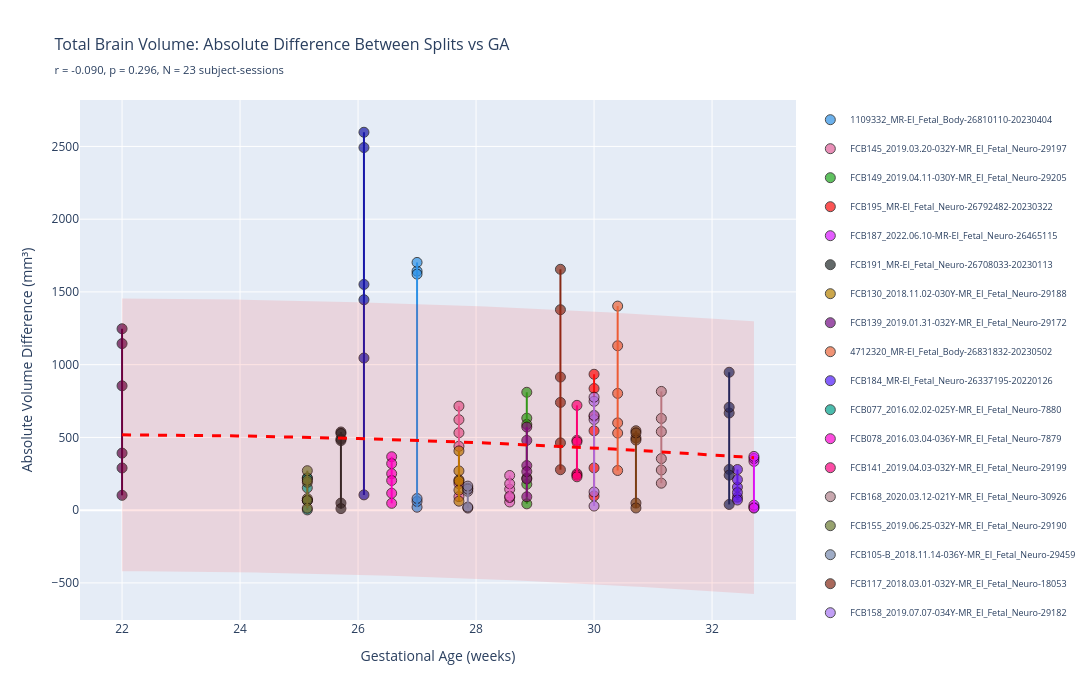

Source (notebook cell):
### Code cell
# === Interactive Plot: Volume Difference vs GA with Polynomial Fits ===

import plotly.graph_objects as go
import plotly.express as px
from itertools import combinations

def plot_volume_diff_vs_ga_interactive(subjects_df, quality_df, tissue='total'):
    """
    Interactive plot showing absolute volume difference between splits vs GA.
    Each subject-session gets polynomial regression lines for their split-pair differences.
    
    Parameters:
    -----------
    subjects_df : pd.DataFrame
    quality_df : pd.DataFrame
    tissue : str
        'total', 'sp', 'cp', or 'inner'
    """
    # Prepare data
    subjects_df = subjects_df.copy()
    subjects_df['subject_id'] = subjects_df['subject_id'].astype(str)
    subjects_df['session_id'] = subjects_df['session_id'].astype(str)
    subjects_df['unique_id'] = subjects_df['subject_id'] + '_' + subjects_df['session_id']
    
    quality_df = quality_df.copy()
    quality_df['subject_id'] = quality_df['subject_id'].astype(str)
    quality_df['session_id'] = quality_df['session_id'].astype(str)
    quality_df['unique_id'] = quality_df['subject_id'] + '_' + quality_df['session_id']
    
    # Compute total native volume
    quality_df['total_native_vol'] = (
        quality_df['native_vol_sp'] + 
        quality_df['native_vol_cp'] + 
        quality_df['native_vol_inner']
    )
    
    # Select volume column based on tissue
    vol_col = {
        'total': 'total_native_vol',
        'sp': 'native_vol_sp',
        'cp': 'native_vol_cp',
        'inner': 'native_vol_inner'
    }[tissue]
    
    tissue_name = {
        'total': 'Total Brain',
        'sp': 'Subplate',
        'cp': 'Cortical Plate',
        'inner': 'Inner'
    }[tissue]
    
    # Merge GA
    quality_merged = quality_df.merge(
        subjects_df[['subject_id', 'session_id', 'unique_id']],
        on=['subject_id', 'session_id', 'unique_id'],
        how='left'
    )
    
    # Compute pairwise absolute differences for each subject-session
    split_pairs = list(combinations(['S1', 'S2', 'S3', 'S4'], 2))
    
    diff_records = []
    for unique_id in quality_merged['unique_id'].unique():
        subj_data = quality_merged[quality_merged['unique_id'] == unique_id]
        ga = subj_data['GA'].iloc[0]
        
        if pd.isna(ga):
            continue
        
        for split1, split2 in split_pairs:
            vol1_row = subj_data[subj_data['split'] == split1]
            vol2_row = subj_data[subj_data['split'] == split2]
            
            if len(vol1_row) == 0 or len(vol2_row) == 0:
                continue
                
            vol1 = vol1_row[vol_col].values[0]
            vol2 = vol2_row[vol_col].values[0]
            
            if pd.isna(vol1) or pd.isna(vol2):
                continue
            
            abs_diff = abs(vol1 - vol2)
            mean_vol = (vol1 + vol2) / 2
            rel_diff = abs_diff / mean_vol * 100 if mean_vol > 0 else 0
            
            diff_records.append({
                'unique_id': unique_id,
                'subject_id': subj_data['subject_id'].iloc[0],
                'session_id': subj_data['session_id'].iloc[0],
                'GA': ga,
                'split_pair': f'{split1}-{split2}',
                'abs_diff': abs_diff,
                'rel_diff': rel_diff,
                'mean_vol': mean_vol
            })
    
    diff_df = pd.DataFrame(diff_records)
    
    # Create interactive plot
    fig = go.Figure()
    
    # Color palette for subjects
    unique_subjects = diff_df['unique_id'].unique()
    colors = px.colors.qualitative.Dark24 + px.colors.qualitative.Light24
    color_map = {subj: colors[i % len(colors)] for i, subj in enumerate(unique_subjects)}
    
    # Plot each subject's data points
    for unique_id in unique_subjects:
        subj_data = diff_df[diff_df['unique_id'] == unique_id]
        color = color_map[unique_id]
        
        # Add scatter points for all split pairs
        fig.add_trace(go.Scatter(
            x=subj_data['GA'],
            y=subj_data['abs_diff'],
            mode='markers',
            marker=dict(size=10, color=color, opacity=0.7, line=dict(width=1, color='black')),
            name=unique_id,
            text=[f"Subject: {row['unique_id']}<br>Split Pair: {row['split_pair']}<br>Abs Diff: {row['abs_diff']:.1f} mm³<br>Rel Diff: {row['rel_diff']:.1f}%" 
                  for _, row in subj_data.iterrows()],
            hoverinfo='text',
            legendgroup=unique_id,
            showlegend=True
        ))
        
        # Connect points for same subject with a vertical line (showing spread)
        ga_val = subj_data['GA'].iloc[0]
        min_diff = subj_data['abs_diff'].min()
        max_diff = subj_data['abs_diff'].max()
        
        fig.add_trace(go.Scatter(
            x=[ga_val, ga_val],
            y=[min_diff, max_diff],
            mode='lines',
            line=dict(color=color, width=2, dash='solid'),
            legendgroup=unique_id,
            showlegend=False,
            hoverinfo='skip'
        ))
    
    # Fit polynomial regression across ALL data points
    # This shows the overall trend of how volume differences scale with GA
    all_ga = diff_df['GA'].values
    all_diff = diff_df['abs_diff'].values
    
    # Fit 2nd degree polynomial
    z = np.polyfit(all_ga, all_diff, 2)
    p = np.poly1d(z)
    
    ga_range = np.linspace(all_ga.min(), all_ga.max(), 100)
    
    fig.add_trace(go.Scatter(
        x=ga_range,
        y=p(ga_range),
        mode='lines',
        line=dict(color='red', width=3, dash='dash'),
        name=f'Polynomial Fit (degree=2)',
        hoverinfo='skip'
    ))
    
    # Add confidence bands (using residuals)
    residuals = all_diff - p(all_ga)
    std_resid = np.std(residuals)
    
    fig.add_trace(go.Scatter(
        x=np.concatenate([ga_range, ga_range[::-1]]),
        y=np.concatenate([p(ga_range) + 2*std_resid, (p(ga_range) - 2*std_resid)[::-1]]),
        fill='toself',
        fillcolor='rgba(255, 0, 0, 0.1)',
        line=dict(color='rgba(255,0,0,0)'),
        name='95% CI',
        hoverinfo='skip'
    ))
    
    # Calculate correlation
    r, p_val = stats.pearsonr(all_ga, all_diff)
    
    fig.update_layout(
        title=dict(
            text=f'{tissue_name} Volume: Absolute Difference Between Splits vs GA<br>' +
                 f'<sub>r = {r:.3f}, p = {p_val:.3f}, N = {len(unique_subjects)} subject-sessions</sub>',
            font=dict(size=16)
        ),
        xaxis_title='Gestational Age (weeks)',
        yaxis_title='Absolute Volume Difference (mm³)',
        hovermode='closest',
        legend=dict(
            yanchor="top",
            y=0.99,
            xanchor="left",
            x=1.02,
            font=dict(size=9)
        ),
        width=1100,
        height=700
    )
    
    return fig

# Run both versions
subjects_df = pd.read_csv("../data/subject.csv")
quality_df = pd.read_csv("../data/image_quality_metrics.csv")

# Interactive version
fig_interactive = plot_volume_diff_vs_ga_interactive(subjects_df, quality_df, tissue='total')
fig_interactive.show()

### Figure 1 — Plotly figure (JSON) as saved in the notebook; plotly's stock layout.template omitted (floating-point values rounded to 4 significant figures; data arrays with more than 128 entries replaced by an {"elided": "..."} marker saying what was removed)
{"data": [{"hoverinfo": "text", "legendgroup": "1109332_MR-EI_Fetal_Body-26810110-20230404", "marker": {"color": "#2E91E5", "line": {"color": "black", "width": 1}, "opacity": 0.7, "size": 10}, "mode": "markers", "name": "1109332_MR-EI_Fetal_Body-26810110-20230404", "showlegend": true, "text": ["Subject: 1109332_MR-EI_Fetal_Body-26810110-20230404<br>Split Pair: S1-S2<br>Abs Diff: 1642.8 mm³<br>Rel Diff: 1.5%", "Subject: 1109332_MR-EI_Fetal_Body-26810110-20230404<br>Split Pair: S1-S3<br>Abs Diff: 1622.5 mm³<br>Rel Diff: 1.5%", "Subject: 1109332_MR-EI_Fetal_Body-26810110-20230404<br>Split Pair: S1-S4<br>Abs Diff: 1702.8 mm³<br>Rel Diff: 1.5%", "Subject: 1109332_MR-EI_Fetal_Body-26810110-20230404<br>Split Pair: S2-S3<br>Abs Diff: 20.3 mm³<br>Rel Diff: 0.0%", "Subject: 1109332_MR-EI_Fetal_Body-26810110-20230404<br>Split Pair: S2-S4<br>Abs Diff: 59.9 mm³<br>Rel Diff: 0.1%", "Subject: 1109332_MR-EI_Fetal_Body-26810110-20230404<br>Split Pair: S3-S4<br>Abs Diff: 80.3 mm³<br>Rel Diff: 0.1%"], "type": "scatter", "x": [27.0, 27.0, 27.0, 27.0, 27.0, 27.0], "y": [1643.0, 1623.0, 1703.0, 20.32, 59.94, 80.25]}, {"hoverinfo": "skip", "legendgroup": "1109332_MR-EI_Fetal_Body-26810110-20230404", "line": {"color": "#2E91E5", "dash": "solid", "width": 2}, "mode": "lines", "showlegend": false, "type": "scatter", "x": [27, 27], "y": [20.32, 1703.0]}, {"hoverinfo": "text", "legendgroup": "FCB145_2019.03.20-032Y-MR_EI_Fetal_Neuro-29197", "marker": {"color": "#E15F99", "line": {"color": "black", "width": 1}, "opacity": 0.7, "size": 10}, "mode": "markers", "name": "FCB145_2019.03.20-032Y-MR_EI_Fetal_Neuro-29197", "showlegend": true, "text": ["Subject: FCB145_2019.03.20-032Y-MR_EI_Fetal_Neuro-29197<br>Split Pair: S1-S2<br>Abs Diff: 532.2 mm³<br>Rel Diff: 0.4%", "Subject: FCB145_2019.03.20-032Y-MR_EI_Fetal_Neuro-29197<br>Split Pair: S1-S3<br>Abs Diff: 182.8 mm³<br>Rel Diff: 0.1%", "Subject: FCB145_2019.03.20-032Y-MR_EI_Fetal_Neuro-29197<br>Split Pair: S1-S4<br>Abs Diff: 439.2 mm³<br>Rel Diff: 0.3%", "Subject: FCB145_2019.03.20-032Y-MR_EI_Fetal_Neuro-29197<br>Split Pair: S2-S3<br>Abs Diff: 715.0 mm³<br>Rel Diff: 0.5%", "Subject: FCB145_2019.03.20-032Y-MR_EI_Fetal_Neuro-29197<br>Split Pair: S2-S4<br>Abs Diff: 93.0 mm³<br>Rel Diff: 0.1%", "Subject: FCB145_2019.03.20-032Y-MR_EI_Fetal_Neuro-29197<br>Split Pair: S3-S4<br>Abs Diff: 621.9 mm³<br>Rel Diff: 0.4%"], "type": "scatter", "x": [27.71, 27.71, 27.71, 27.71, 27.71, 27.71], "y": [532.2, 182.8, 439.2, 715.0, 93.05, 621.9]}, {"hoverinfo": "skip", "legendgroup": "FCB145_2019.03.20-032Y-MR_EI_Fetal_Neuro-29197", "line": {"color": "#E15F99", "dash": "solid", "width": 2}, "mode": "lines", "showlegend": false, "type": "scatter", "x": [27.71, 27.71], "y": [93.05, 715.0]}, {"hoverinfo": "text", "legendgroup": "FCB149_2019.04.11-030Y-MR_EI_Fetal_Neuro-29205", "marker": {"color": "#1CA71C", "line": {"color": "black", "width": 1}, "opacity": 0.7, "size": 10}, "mode": "markers", "name": "FCB149_2019.04.11-030Y-MR_EI_Fetal_Neuro-29205", "showlegend": true, "text": ["Subject: FCB149_2019.04.11-030Y-MR_EI_Fetal_Neuro-29205<br>Split Pair: S1-S2<br>Abs Diff: 810.4 mm³<br>Rel Diff: 0.6%", "Subject: FCB149_2019.04.11-030Y-MR_EI_Fetal_Neuro-29205<br>Split Pair: S1-S3<br>Abs Diff: 632.4 mm³<br>Rel Diff: 0.4%", "Subject: FCB149_2019.04.11-030Y-MR_EI_Fetal_Neuro-29205<br>Split Pair: S1-S4<br>Abs Diff: 589.0 mm³<br>Rel Diff: 0.4%", "Subject: FCB149_2019.04.11-030Y-MR_EI_Fetal_Neuro-29205<br>Split Pair: S2-S3<br>Abs Diff: 178.0 mm³<br>Rel Diff: 0.1%", "Subject: FCB149_2019.04.11-030Y-MR_EI_Fetal_Neuro-29205<br>Split Pair: S2-S4<br>Abs Diff: 221.4 mm³<br>Rel Diff: 0.2%", "Subject: FCB149_2019.04.11-030Y-MR_EI_Fetal_Neuro-29205<br>Split Pair: S3-S4<br>Abs Diff: 43.4 mm³<br>Rel Diff: 0.0%"], "type": "scatter", "x": [28.86, 28.86, 28.86, 28.86, 28.86, 28.86], "y": [810.4, 632.4, 589.0, 178.0, 221.4, 43.41]}, {"hoverinfo": "skip", "legendgroup": "FCB149_2019.04.11-030Y-MR_EI_Fetal_Neuro-29205", "line": {"color": "#1CA71C", "dash": "solid", "width": 2}, "mode": "lines", "showlegend": false, "type": "scatter", "x": [28.86, 28.86], "y": [43.41, 810.4]}, {"hoverinfo": "text", "legendgroup": "FCB195_MR-EI_Fetal_Neuro-26792482-20230322", "marker": {"color": "#FB0D0D", "line": {"color": "black", "width": 1}, "opacity": 0.7, "size": 10}, "mode": "markers", "name": "FCB195_MR-EI_Fetal_Neuro-26792482-20230322", "showlegend": true, "text": ["Subject: FCB195_MR-EI_Fetal_Neuro-26792482-20230322<br>Split Pair: S1-S2<br>Abs Diff: 290.5 mm³<br>Rel Diff: 0.2%", "Subject: FCB195_MR-EI_Fetal_Neuro-26792482-20230322<br>Split Pair: S1-S3<br>Abs Diff: 643.8 mm³<br>Rel Diff: 0.5%", "Subject: FCB195_MR-EI_Fetal_Neuro-26792482-20230322<br>Split Pair: S1-S4<br>Abs Diff: 545.8 mm³<br>Rel Diff: 0.4%", "Subject: FCB195_MR-EI_Fetal_Neuro-26792482-20230322<br>Split Pair: S2-S3<br>Abs Diff: 934.3 mm³<br>Rel Diff: 0.7%", "Subject: FCB195_MR-EI_Fetal_Neuro-26792482-20230322<br>Split Pair: S2-S4<br>Abs Diff: 836.3 mm³<br>Rel Diff: 0.6%", "Subject: FCB195_MR-EI_Fetal_Neuro-26792482-20230322<br>Split Pair: S3-S4<br>Abs Diff: 98.0 mm³<br>Rel Diff: 0.1%"], "type": "scatter", "x": [30.0, 30.0, 30.0, 30.0, 30.0, 30.0], "y": [290.5, 643.8, 545.8, 934.3, 836.3, 98.02]}, {"hoverinfo": "skip", "legendgroup": "FCB195_MR-EI_Fetal_Neuro-26792482-20230322", "line": {"color": "#FB0D0D", "dash": "solid", "width": 2}, "mode": "lines", "showlegend": false, "type": "scatter", "x": [30, 30], "y": [98.02, 934.3]}, {"hoverinfo": "text", "legendgroup": "FCB187_2022.06.10-MR-EI_Fetal_Neuro-26465115", "marker": {"color": "#DA16FF", "line": {"color": "black", "width": 1}, "opacity": 0.7, "size": 10}, "mode": "markers", "name": "FCB187_2022.06.10-MR-EI_Fetal_Neuro-26465115", "showlegend": true, "text": ["Subject: FCB187_2022.06.10-MR-EI_Fetal_Neuro-26465115<br>Split Pair: S1-S2<br>Abs Diff: 335.2 mm³<br>Rel Diff: 0.2%", "Subject: FCB187_2022.06.10-MR-EI_Fetal_Neuro-26465115<br>Split Pair: S1-S3<br>Abs Diff: 355.3 mm³<br>Rel Diff: 0.2%", "Subject: FCB187_2022.06.10-MR-EI_Fetal_Neuro-26465115<br>Split Pair: S1-S4<br>Abs Diff: 369.6 mm³<br>Rel Diff: 0.2%", "Subject: FCB187_2022.06.10-MR-EI_Fetal_Neuro-26465115<br>Split Pair: S2-S3<br>Abs Diff: 20.1 mm³<br>Rel Diff: 0.0%", "Subject: FCB187_2022.06.10-MR-EI_Fetal_Neuro-26465115<br>Split Pair: S2-S4<br>Abs Diff: 34.4 mm³<br>Rel Diff: 0.0%", "Subject: FCB187_2022.06.10-MR-EI_Fetal_Neuro-26465115<br>Split Pair: S3-S4<br>Abs Diff: 14.3 mm³<br>Rel Diff: 0.0%"], "type": "scatter", "x": [32.71, 32.71, 32.71, 32.71, 32.71, 32.71], "y": [335.2, 355.3, 369.6, 20.13, 34.44, 14.31]}, {"hoverinfo": "skip", "legendgroup": "FCB187_2022.06.10-MR-EI_Fetal_Neuro-26465115", "line": {"color": "#DA16FF", "dash": "solid", "width": 2}, "mode": "lines", "showlegend": false, "type": "scatter", "x": [32.71, 32.71], "y": [14.31, 369.6]}, {"hoverinfo": "text", "legendgroup": "FCB191_MR-EI_Fetal_Neuro-26708033-20230113", "marker": {"color": "#222A2A", "line": {"color": "black", "width": 1}, "opacity": 0.7, "size": 10}, "mode": "markers", "name": "FCB191_MR-EI_Fetal_Neuro-26708033-20230113", "showlegend": true, "text": ["Subject: FCB191_MR-EI_Fetal_Neuro-26708033-20230113<br>Split Pair: S1-S2<br>Abs Diff: 488.8 mm³<br>Rel Diff: 0.4%", "Subject: FCB191_MR-EI_Fetal_Neuro-26708033-20230113<br>Split Pair: S1-S3<br>Abs Diff: 478.1 mm³<br>Rel Diff: 0.4%", "Subject: FCB191_MR-EI_Fetal_Neuro-26708033-20230113<br>Split Pair: S1-S4<br>Abs Diff: 48.7 mm³<br>Rel Diff: 0.0%", "Subject: FCB191_MR-EI_Fetal_Neuro-26708033-20230113<br>Split Pair: S2-S3<br>Abs Diff: 10.7 mm³<br>Rel Diff: 0.0%", "Subject: FCB191_MR-EI_Fetal_Neuro-26708033-20230113<br>Split Pair: S2-S4<br>Abs Diff: 537.5 mm³<br>Rel Diff: 0.5%", "Subject: FCB191_MR-EI_Fetal_Neuro-26708033-20230113<br>Split Pair: S3-S4<br>Abs Diff: 526.8 mm³<br>Rel Diff: 0.5%"], "type": "scatter", "x": [25.71, 25.71, 25.71, 25.71, 25.71, 25.71], "y": [488.8, 478.1, 48.74, 10.67, 537.5, 526.8]}, {"hoverinfo": "skip", "legendgroup": "FCB191_MR-EI_Fetal_Neuro-26708033-20230113", "line": {"color": "#222A2A", "dash": "solid", "width": 2}, "mode": "lines", "showlegend": false, "type": "scatter", "x": [25.71, 25.71], "y": [10.67, 537.5]}, {"hoverinfo": "text", "legendgroup": "FCB130_2018.11.02-030Y-MR_EI_Fetal_Neuro-29188", "marker": {"color": "#B68100", "line": {"color": "black", "width": 1}, "opacity": 0.7, "size": 10}, "mode": "markers", "name": "FCB130_2018.11.02-030Y-MR_EI_Fetal_Neuro-29188", "showlegend": true, "text": ["Subject: FCB130_2018.11.02-030Y-MR_EI_Fetal_Neuro-29188<br>Split Pair: S1-S2<br>Abs Diff: 407.4 mm³<br>Rel Diff: 0.3%", "Subject: FCB130_2018.11.02-030Y-MR_EI_Fetal_Neuro-29188<br>Split Pair: S1-S3<br>Abs Diff: 269.8 mm³<br>Rel Diff: 0.2%", "Subject: FCB130_2018.11.02-030Y-MR_EI_Fetal_Neuro-29188<br>Split Pair: S1-S4<br>Abs Diff: 208.0 mm³<br>Rel Diff: 0.2%", "Subject: FCB130_2018.11.02-030Y-MR_EI_Fetal_Neuro-29188<br>Split Pair: S2-S3<br>Abs Diff: 137.6 mm³<br>Rel Diff: 0.1%", "Subject: FCB130_2018.11.02-030Y-MR_EI_Fetal_Neuro-29188<br>Split Pair: S2-S4<br>Abs Diff: 199.4 mm³<br>Rel Diff: 0.2%", "Subject: FCB130_2018.11.02-030Y-MR_EI_Fetal_Neuro-29188<br>Split Pair: S3-S4<br>Abs Diff: 61.8 mm³<br>Rel Diff: 0.1%"], "type": "scatter", "x": [27.71, 27.71, 27.71, 27.71, 27.71, 27.71], "y": [407.4, 269.8, 208.0, 137.6, 199.4, 61.8]}, {"hoverinfo": "skip", "legendgroup": "FCB130_2018.11.02-030Y-MR_EI_Fetal_Neuro-29188", "line": {"color": "#B68100", "dash": "solid", "width": 2}, "mode": "lines", "showlegend": false, "type": "scatter", "x": [27.71, 27.71], "y": [61.8, 407.4]}, {"hoverinfo": "text", "legendgroup": "FCB139_2019.01.31-032Y-MR_EI_Fetal_Neuro-29172", "marker": {"color": "#750D86", "line": {"color": "black", "width": 1}, "opacity": 0.7, "size": 10}, "mode": "markers", "name": "FCB139_2019.01.31-032Y-MR_EI_Fetal_Neuro-29172", "showlegend": true, "text": ["Subject: FCB139_2019.01.31-032Y-MR_EI_Fetal_Neuro-29172<br>Split Pair: S1-S2<br>Abs Diff: 92.0 mm³<br>Rel Diff: 0.1%", "Subject: FCB139_2019.01.31-032Y-MR_EI_Fetal_Neuro-29172<br>Split Pair: S1-S3<br>Abs Diff: 214.5 mm³<br>Rel Diff: 0.1%", "Subject: FCB139_2019.01.31-032Y-MR_EI_Fetal_Neuro-29172<br>Split Pair: S1-S4<br>Abs Diff: 479.7 mm³<br>Rel Diff: 0.3%", "Subject: FCB139_2019.01.31-032Y-MR_EI_Fetal_Neuro-29172<br>Split Pair: S2-S3<br>Abs Diff: 306.5 mm³<br>Rel Diff: 0.2%", "Subject: FCB139_2019.01.31-032Y-MR_EI_Fetal_Neuro-29172<br>Split Pair: S2-S4<br>Abs Diff: 571.7 mm³<br>Rel Diff: 0.4%", "Subject: FCB139_2019.01.31-032Y-MR_EI_Fetal_Neuro-29172<br>Split Pair: S3-S4<br>Abs Diff: 265.2 mm³<br>Rel Diff: 0.2%"], "type": "scatter", "x": [28.86, 28.86, 28.86, 28.86, 28.86, 28.86], "y": [91.95, 214.5, 479.7, 306.5, 571.7, 265.2]}, {"hoverinfo": "skip", "legendgroup": "FCB139_2019.01.31-032Y-MR_EI_Fetal_Neuro-29172", "line": {"color": "#750D86", "dash": "solid", "width": 2}, "mode": "lines", "showlegend": false, "type": "scatter", "x": [28.86, 28.86], "y": [91.95, 571.7]}, {"hoverinfo": "text", "legendgroup": "4712320_MR-EI_Fetal_Body-26831832-20230502", "marker": {"color": "#EB663B", "line": {"color": "black", "width": 1}, "opacity": 0.7, "size": 10}, "mode": "markers", "name": "4712320_MR-EI_Fetal_Body-26831832-20230502", "showlegend": true, "text": ["Subject: 4712320_MR-EI_Fetal_Body-26831832-20230502<br>Split Pair: S1-S2<br>Abs Diff: 1130.0 mm³<br>Rel Diff: 0.6%", "Subject: 4712320_MR-EI_Fetal_Body-26831832-20230502<br>Split Pair: S1-S3<br>Abs Diff: 530.0 mm³<br>Rel Diff: 0.3%", "Subject: 4712320_MR-EI_Fetal_Body-26831832-20230502<br>Split Pair: S1-S4<br>Abs Diff: 272.7 mm³<br>Rel Diff: 0.2%", "Subject: 4712320_MR-EI_Fetal_Body-26831832-20230502<br>Split Pair: S2-S3<br>Abs Diff: 599.9 mm³<br>Rel Diff: 0.3%", "Subject: 4712320_MR-EI_Fetal_Body-26831832-20230502<br>Split Pair: S2-S4<br>Abs Diff: 1402.7 mm³<br>Rel Diff: 0.8%", "Subject: 4712320_MR-EI_Fetal_Body-26831832-20230502<br>Split Pair: S3-S4<br>Abs Diff: 802.8 mm³<br>Rel Diff: 0.5%"], "type": "scatter", "x": [30.4, 30.4, 30.4, 30.4, 30.4, 30.4], "y": [1130.0, 530.0, 272.7, 599.9, 1403.0, 802.8]}, {"hoverinfo": "skip", "legendgroup": "4712320_MR-EI_Fetal_Body-26831832-20230502", "line": {"color": "#EB663B", "dash": "solid", "width": 2}, "mode": "lines", "showlegend": false, "type": "scatter", "x": [30.4, 30.4], "y": [272.7, 1403.0]}, {"hoverinfo": "text", "legendgroup": "FCB184_MR-EI_Fetal_Neuro-26337195-20220126", "marker": {"color": "#511CFB", "line": {"color": "black", "width": 1}, "opacity": 0.7, "size": 10}, "mode": "markers", "name": "FCB184_MR-EI_Fetal_Neuro-26337195-20220126", "showlegend": true, "text": ["Subject: FCB184_MR-EI_Fetal_Neuro-26337195-20220126<br>Split Pair: S1-S2<br>Abs Diff: 158.7 mm³<br>Rel Diff: 0.1%", "Subject: FCB184_MR-EI_Fetal_Neuro-26337195-20220126<br>Split Pair: S1-S3<br>Abs Diff: 89.0 mm³<br>Rel Diff: 0.0%", "Subject: FCB184_MR-EI_Fetal_Neuro-26337195-20220126<br>Split Pair: S1-S4<br>Abs Diff: 120.8 mm³<br>Rel Diff: 0.1%", "Subject: FCB184_MR-EI_Fetal_Neuro-26337195-20220126<br>Split Pair: S2-S3<br>Abs Diff: 69.7 mm³<br>Rel Diff: 0.0%", "Subject: FCB184_MR-EI_Fetal_Neuro-26337195-20220126<br>Split Pair: S2-S4<br>Abs Diff: 279.5 mm³<br>Rel Diff: 0.1%", "Subject: FCB184_MR-EI_Fetal_Neuro-26337195-20220126<br>Split Pair: S3-S4<br>Abs Diff: 209.8 mm³<br>Rel Diff: 0.1%"], "type": "scatter", "x": [32.43, 32.43, 32.43, 32.43, 32.43, 32.43], "y": [158.7, 88.97, 120.8, 69.74, 279.5, 209.8]}, {"hoverinfo": "skip", "legendgroup": "FCB184_MR-EI_Fetal_Neuro-26337195-20220126", "line": {"color": "#511CFB", "dash": "solid", "width": 2}, "mode": "lines", "showlegend": false, "type": "scatter", "x": [32.43, 32.43], "y": [69.74, 279.5]}, {"hoverinfo": "text", "legendgroup": "FCB077_2016.02.02-025Y-MR_EI_Fetal_Neuro-7880", "marker": {"color": "#00A08B", "line": {"color": "black", "width": 1}, "opacity": 0.7, "size": 10}, "mode": "markers", "name": "FCB077_2016.02.02-025Y-MR_EI_Fetal_Neuro-7880", "showlegend": true, "text": ["Subject: FCB077_2016.02.02-025Y-MR_EI_Fetal_Neuro-7880<br>Split Pair: S1-S2<br>Abs Diff: 68.1 mm³<br>Rel Diff: 0.1%", "Subject: FCB077_2016.02.02-025Y-MR_EI_Fetal_Neuro-7880<br>Split Pair: S1-S3<br>Abs Diff: 66.2 mm³<br>Rel Diff: 0.1%", "Subject: FCB077_2016.02.02-025Y-MR_EI_Fetal_Neuro-7880<br>Split Pair: S1-S4<br>Abs Diff: 153.8 mm³<br>Rel Diff: 0.2%", "Subject: FCB077_2016.02.02-025Y-MR_EI_Fetal_Neuro-7880<br>Split Pair: S2-S3<br>Abs Diff: 1.9 mm³<br>Rel Diff: 0.0%", "Subject: FCB077_2016.02.02-025Y-MR_EI_Fetal_Neuro-7880<br>Split Pair: S2-S4<br>Abs Diff: 221.9 mm³<br>Rel Diff: 0.2%", "Subject: FCB077_2016.02.02-025Y-MR_EI_Fetal_Neuro-7880<br>Split Pair: S3-S4<br>Abs Diff: 220.0 mm³<br>Rel Diff: 0.2%"], "type": "scatter", "x": [25.14, 25.14, 25.14, 25.14, 25.14, 25.14], "y": [68.13, 66.21, 153.8, 1.925, 221.9, 220.0]}, {"hoverinfo": "skip", "legendgroup": "FCB077_2016.02.02-025Y-MR_EI_Fetal_Neuro-7880", "line": {"color": "#00A08B", "dash": "solid", "width": 2}, "mode": "lines", "showlegend": false, "type": "scatter", "x": [25.14, 25.14], "y": [1.925, 221.9]}, {"hoverinfo": "text", "legendgroup": "FCB078_2016.03.04-036Y-MR_EI_Fetal_Neuro-7879", "marker": {"color": "#FB00D1", "line": {"color": "black", "width": 1}, "opacity": 0.7, "size": 10}, "mode": "markers", "name": "FCB078_2016.03.04-036Y-MR_EI_Fetal_Neuro-7879", "showlegend": true, "text": ["Subject: FCB078_2016.03.04-036Y-MR_EI_Fetal_Neuro-7879<br>Split Pair: S1-S2<br>Abs Diff: 250.9 mm³<br>Rel Diff: 0.2%", "Subject: FCB078_2016.03.04-036Y-MR_EI_Fetal_Neuro-7879<br>Split Pair: S1-S3<br>Abs Diff: 47.2 mm³<br>Rel Diff: 0.0%", "Subject: FCB078_2016.03.04-036Y-MR_EI_Fetal_Neuro-7879<br>Split Pair: S1-S4<br>Abs Diff: 367.4 mm³<br>Rel Diff: 0.3%", "Subject: FCB078_2016.03.04-036Y-MR_EI_Fetal_Neuro-7879<br>Split Pair: S2-S3<br>Abs Diff: 203.8 mm³<br>Rel Diff: 0.2%", "Subject: FCB078_2016.03.04-036Y-MR_EI_Fetal_Neuro-7879<br>Split Pair: S2-S4<br>Abs Diff: 116.5 mm³<br>Rel Diff: 0.1%", "Subject: FCB078_2016.03.04-036Y-MR_EI_Fetal_Neuro-7879<br>Split Pair: S3-S4<br>Abs Diff: 320.2 mm³<br>Rel Diff: 0.3%"], "type": "scatter", "x": [26.57, 26.57, 26.57, 26.57, 26.57, 26.57], "y": [250.9, 47.16, 367.4, 203.8, 116.5, 320.2]}, {"hoverinfo": "skip", "legendgroup": "FCB078_2016.03.04-036Y-MR_EI_Fetal_Neuro-7879", "line": {"color": "#FB00D1", "dash": "solid", "width": 2}, "mode": "lines", "showlegend": false, "type": "scatter", "x": [26.57, 26.57], "y": [47.16, 367.4]}, {"hoverinfo": "text", "legendgroup": "FCB141_2019.04.03-032Y-MR_EI_Fetal_Neuro-29199", "marker": {"color": "#FC0080", "line": {"color": "black", "width": 1}, "opacity": 0.7, "size": 10}, "mode": "markers", "name": "FCB141_2019.04.03-032Y-MR_EI_Fetal_Neuro-29199", "showlegend": true, "text": ["Subject: FCB141_2019.04.03-032Y-MR_EI_Fetal_Neuro-29199<br>Split Pair: S1-S2<br>Abs Diff: 720.5 mm³<br>Rel Diff: 0.4%", "Subject: FCB141_2019.04.03-032Y-MR_EI_Fetal_Neuro-29199<br>Split Pair: S1-S3<br>Abs Diff: 480.0 mm³<br>Rel Diff: 0.3%", "Subject: FCB141_2019.04.03-032Y-MR_EI_Fetal_Neuro-29199<br>Split Pair: S1-S4<br>Abs Diff: 250.6 mm³<br>Rel Diff: 0.2%", "Subject: FCB141_2019.04.03-032Y-MR_EI_Fetal_Neuro-29199<br>Split Pair: S2-S3<br>Abs Diff: 240.6 mm³<br>Rel Diff: 0.1%", "Subject: FCB141_2019.04.03-032Y-MR_EI_Fetal_Neuro-29199<br>Split Pair: S2-S4<br>Abs Diff: 470.0 mm³<br>Rel Diff: 0.3%", "Subject: FCB141_2019.04.03-032Y-MR_EI_Fetal_Neuro-29199<br>Split Pair: S3-S4<br>Abs Diff: 229.4 mm³<br>Rel Diff: 0.1%"], "type": "scatter", "x": [29.71, 29.71, 29.71, 29.71, 29.71, 29.71], "y": [720.5, 480.0, 250.6, 240.6, 470.0, 229.4]}, {"hoverinfo": "skip", "legendgroup": "FCB141_2019.04.03-032Y-MR_EI_Fetal_Neuro-29199", "line": {"color": "#FC0080", "dash": "solid", "width": 2}, "mode": "lines", "showlegend": false, "type": "scatter", "x": [29.71, 29.71], "y": [229.4, 720.5]}, {"hoverinfo": "text", "legendgroup": "FCB168_2020.03.12-021Y-MR_EI_Fetal_Neuro-30926", "marker": {"color": "#B2828D", "line": {"color": "black", "width": 1}, "opacity": 0.7, "size": 10}, "mode": "markers", "name": "FCB168_2020.03.12-021Y-MR_EI_Fetal_Neuro-30926", "showlegend": true, "text": ["Subject: FCB168_2020.03.12-021Y-MR_EI_Fetal_Neuro-30926<br>Split Pair: S1-S2<br>Abs Diff: 185.6 mm³<br>Rel Diff: 0.1%", "Subject: FCB168_2020.03.12-021Y-MR_EI_Fetal_Neuro-30926<br>Split Pair: S1-S3<br>Abs Diff: 630.6 mm³<br>Rel Diff: 0.4%", "Subject: FCB168_2020.03.12-021Y-MR_EI_Fetal_Neuro-30926<br>Split Pair: S1-S4<br>Abs Diff: 354.5 mm³<br>Rel Diff: 0.2%", "Subject: FCB168_2020.03.12-021Y-MR_EI_Fetal_Neuro-30926<br>Split Pair: S2-S3<br>Abs Diff: 816.2 mm³<br>Rel Diff: 0.5%", "Subject: FCB168_2020.03.12-021Y-MR_EI_Fetal_Neuro-30926<br>Split Pair: S2-S4<br>Abs Diff: 540.0 mm³<br>Rel Diff: 0.3%", "Subject: FCB168_2020.03.12-021Y-MR_EI_Fetal_Neuro-30926<br>Split Pair: S3-S4<br>Abs Diff: 276.2 mm³<br>Rel Diff: 0.2%"], "type": "scatter", "x": [31.14, 31.14, 31.14, 31.14, 31.14, 31.14], "y": [185.6, 630.6, 354.5, 816.2, 540.0, 276.2]}, {"hoverinfo": "skip", "legendgroup": "FCB168_2020.03.12-021Y-MR_EI_Fetal_Neuro-30926", "line": {"color": "#B2828D", "dash": "solid", "width": 2}, "mode": "lines", "showlegend": false, "type": "scatter", "x": [31.14, 31.14], "y": [185.6, 816.2]}, {"hoverinfo": "text", "legendgroup": "FCB155_2019.06.25-032Y-MR_EI_Fetal_Neuro-29190", "marker": {"color": "#6C7C32", "line": {"color": "black", "width": 1}, "opacity": 0.7, "size": 10}, "mode": "markers", "name": "FCB155_2019.06.25-032Y-MR_EI_Fetal_Neuro-29190", "showlegend": true, "text": ["Subject: FCB155_2019.06.25-032Y-MR_EI_Fetal_Neuro-29190<br>Split Pair: S1-S2<br>Abs Diff: 271.4 mm³<br>Rel Diff: 0.3%", "Subject: FCB155_2019.06.25-032Y-MR_EI_Fetal_Neuro-29190<br>Split Pair: S1-S3<br>Abs Diff: 79.7 mm³<br>Rel Diff: 0.1%", "Subject: FCB155_2019.06.25-032Y-MR_EI_Fetal_Neuro-29190<br>Split Pair: S1-S4<br>Abs Diff: 66.1 mm³<br>Rel Diff: 0.1%", "Subject: FCB155_2019.06.25-032Y-MR_EI_Fetal_Neuro-29190<br>Split Pair: S2-S3<br>Abs Diff: 191.8 mm³<br>Rel Diff: 0.2%", "Subject: FCB155_2019.06.25-032Y-MR_EI_Fetal_Neuro-29190<br>Split Pair: S2-S4<br>Abs Diff: 205.3 mm³<br>Rel Diff: 0.2%", "Subject: FCB155_2019.06.25-032Y-MR_EI_Fetal_Neuro-29190<br>Split Pair: S3-S4<br>Abs Diff: 13.5 mm³<br>Rel Diff: 0.0%"], "type": "scatter", "x": [25.14, 25.14, 25.14, 25.14, 25.14, 25.14], "y": [271.4, 79.67, 66.13, 191.8, 205.3, 13.54]}, {"hoverinfo": "skip", "legendgroup": "FCB155_2019.06.25-032Y-MR_EI_Fetal_Neuro-29190", "line": {"color": "#6C7C32", "dash": "solid", "width": 2}, "mode": "lines", "showlegend": false, "type": "scatter", "x": [25.14, 25.14], "y": [13.54, 271.4]}, {"hoverinfo": "text", "legendgroup": "FCB105-B_2018.11.14-036Y-MR_EI_Fetal_Neuro-29459", "marker": {"color": "#778AAE", "line": {"color": "black", "width": 1}, "opacity": 0.7, "size": 10}, "mode": "markers", "name": "FCB105-B_2018.11.14-036Y-MR_EI_Fetal_Neuro-29459", "showlegend": true, "text": ["Subject: FCB105-B_2018.11.14-036Y-MR_EI_Fetal_Neuro-29459<br>Split Pair: S1-S2<br>Abs Diff: 129.6 mm³<br>Rel Diff: 0.1%", "Subject: FCB105-B_2018.11.14-036Y-MR_EI_Fetal_Neuro-29459<br>Split Pair: S1-S3<br>Abs Diff: 14.5 mm³<br>Rel Diff: 0.0%", "Subject: FCB105-B_2018.11.14-036Y-MR_EI_Fetal_Neuro-29459<br>Split Pair: S1-S4<br>Abs Diff: 151.0 mm³<br>Rel Diff: 0.1%", "Subject: FCB105-B_2018.11.14-036Y-MR_EI_Fetal_Neuro-29459<br>Split Pair: S2-S3<br>Abs Diff: 144.0 mm³<br>Rel Diff: 0.1%", "Subject: FCB105-B_2018.11.14-036Y-MR_EI_Fetal_Neuro-29459<br>Split Pair: S2-S4<br>Abs Diff: 21.4 mm³<br>Rel Diff: 0.0%", "Subject: FCB105-B_2018.11.14-036Y-MR_EI_Fetal_Neuro-29459<br>Split Pair: S3-S4<br>Abs Diff: 165.5 mm³<br>Rel Diff: 0.1%"], "type": "scatter", "x": [27.86, 27.86, 27.86, 27.86, 27.86, 27.86], "y": [129.6, 14.48, 151.0, 144.0, 21.44, 165.5]}, {"hoverinfo": "skip", "legendgroup": "FCB105-B_2018.11.14-036Y-MR_EI_Fetal_Neuro-29459", "line": {"color": "#778AAE", "dash": "solid", "width": 2}, "mode": "lines", "showlegend": false, "type": "scatter", "x": [27.86, 27.86], "y": [14.48, 165.5]}, {"hoverinfo": "text", "legendgroup": "FCB117_2018.03.01-032Y-MR_EI_Fetal_Neuro-18053", "marker": {"color": "#862A16", "line": {"color": "black", "width": 1}, "opacity": 0.7, "size": 10}, "mode": "markers", "name": "FCB117_2018.03.01-032Y-MR_EI_Fetal_Neuro-18053", "showlegend": true, "text": ["Subject: FCB117_2018.03.01-032Y-MR_EI_Fetal_Neuro-18053<br>Split Pair: S1-S2<br>Abs Diff: 740.7 mm³<br>Rel Diff: 0.4%", "Subject: FCB117_2018.03.01-032Y-MR_EI_Fetal_Neuro-18053<br>Split Pair: S1-S3<br>Abs Diff: 915.1 mm³<br>Rel Diff: 0.6%", "Subject: FCB117_2018.03.01-032Y-MR_EI_Fetal_Neuro-18053<br>Split Pair: S1-S4<br>Abs Diff: 462.6 mm³<br>Rel Diff: 0.3%", "Subject: FCB117_2018.03.01-032Y-MR_EI_Fetal_Neuro-18053<br>Split Pair: S2-S3<br>Abs Diff: 1655.8 mm³<br>Rel Diff: 1.0%", "Subject: FCB117_2018.03.01-032Y-MR_EI_Fetal_Neuro-18053<br>Split Pair: S2-S4<br>Abs Diff: 278.1 mm³<br>Rel Diff: 0.2%", "Subject: FCB117_2018.03.01-032Y-MR_EI_Fetal_Neuro-18053<br>Split Pair: S3-S4<br>Abs Diff: 1377.7 mm³<br>Rel Diff: 0.8%"], "type": "scatter", "x": [29.43, 29.43, 29.43, 29.43, 29.43, 29.43], "y": [740.7, 915.1, 462.6, 1656.0, 278.1, 1378.0]}, {"hoverinfo": "skip", "legendgroup": "FCB117_2018.03.01-032Y-MR_EI_Fetal_Neuro-18053", "line": {"color": "#862A16", "dash": "solid", "width": 2}, "mode": "lines", "showlegend": false, "type": "scatter", "x": [29.43, 29.43], "y": [278.1, 1656.0]}, {"hoverinfo": "text", "legendgroup": "FCB158_2019.07.07-034Y-MR_EI_Fetal_Neuro-29182", "marker": {"color": "#A777F1", "line": {"color": "black", "width": 1}, "opacity": 0.7, "size": 10}, "mode": "markers", "name": "FCB158_2019.07.07-034Y-MR_EI_Fetal_Neuro-29182", "showlegend": true, "text": ["Subject: FCB158_2019.07.07-034Y-MR_EI_Fetal_Neuro-29182<br>Split Pair: S1-S2<br>Abs Diff: 623.0 mm³<br>Rel Diff: 0.4%", "Subject: FCB158_2019.07.07-034Y-MR_EI_Fetal_Neuro-29182<br>Split Pair: S1-S3<br>Abs Diff: 651.3 mm³<br>Rel Diff: 0.4%", "Subject: FCB158_2019.07.07-034Y-MR_EI_Fetal_Neuro-29182<br>Split Pair: S1-S4<br>Abs Diff: 125.1 mm³<br>Rel Diff: 0.1%", "Subject: FCB158_2019.07.07-034Y-MR_EI_Fetal_Neuro-29182<br>Split Pair: S2-S3<br>Abs Diff: 28.3 mm³<br>Rel Diff: 0.0%", "Subject: FCB158_2019.07.07-034Y-MR_EI_Fetal_Neuro-29182<br>Split Pair: S2-S4<br>Abs Diff: 748.1 mm³<br>Rel Diff: 0.4%", "Subject: FCB158_2019.07.07-034Y-MR_EI_Fetal_Neuro-29182<br>Split Pair: S3-S4<br>Abs Diff: 776.4 mm³<br>Rel Diff: 0.4%"], "type": "scatter", "x": [30.0, 30.0, 30.0, 30.0, 30.0, 30.0], "y": [623.0, 651.3, 125.1, 28.31, 748.1, 776.4]}, {"hoverinfo": "skip", "legendgroup": "FCB158_2019.07.07-034Y-MR_EI_Fetal_Neuro-29182", "line": {"color": "#A777F1", "dash": "solid", "width": 2}, "mode": "lines", "showlegend": false, "type": "scatter", "x": [30, 30], "y": [28.31, 776.4]}, {"hoverinfo": "text", "legendgroup": "FCB114_2017.06.26-027Y-MR_EI_Fetal_Neuro-17914", "marker": {"color": "#620042", "line": {"color": "black", "width": 1}, "opacity": 0.7, "size": 10}, "mode": "markers", "name": "FCB114_2017.06.26-027Y-MR_EI_Fetal_Neuro-17914", "showlegend": true, "text": ["Subject: FCB114_2017.06.26-027Y-MR_EI_Fetal_Neuro-17914<br>Split Pair: S1-S2<br>Abs Diff: 290.1 mm³<br>Rel Diff: 0.5%", "Subject: FCB114_2017.06.26-027Y-MR_EI_Fetal_Neuro-17914<br>Split Pair: S1-S3<br>Abs Diff: 1144.8 mm³<br>Rel Diff: 2.1%", "Subject: FCB114_2017.06.26-027Y-MR_EI_Fetal_Neuro-17914<br>Split Pair: S1-S4<br>Abs Diff: 102.1 mm³<br>Rel Diff: 0.2%", "Subject: FCB114_2017.06.26-027Y-MR_EI_Fetal_Neuro-17914<br>Split Pair: S2-S3<br>Abs Diff: 854.6 mm³<br>Rel Diff: 1.6%", "Subject: FCB114_2017.06.26-027Y-MR_EI_Fetal_Neuro-17914<br>Split Pair: S2-S4<br>Abs Diff: 392.2 mm³<br>Rel Diff: 0.7%", "Subject: FCB114_2017.06.26-027Y-MR_EI_Fetal_Neuro-17914<br>Split Pair: S3-S4<br>Abs Diff: 1246.8 mm³<br>Rel Diff: 2.3%"], "type": "scatter", "x": [22.0, 22.0, 22.0, 22.0, 22.0, 22.0], "y": [290.1, 1145.0, 102.1, 854.6, 392.2, 1247.0]}, {"hoverinfo": "skip", "legendgroup": "FCB114_2017.06.26-027Y-MR_EI_Fetal_Neuro-17914", "line": {"color": "#620042", "dash": "solid", "width": 2}, "mode": "lines", "showlegend": false, "type": "scatter", "x": [22, 22], "y": [102.1, 1247.0]}, {"hoverinfo": "text", "legendgroup": "5552729_MR-EI_Fetal_Neuro-26149163-20210623", "marker": {"color": "#1616A7", "line": {"color": "black", "width": 1}, "opacity": 0.7, "size": 10}, "mode": "markers", "name": "5552729_MR-EI_Fetal_Neuro-26149163-20210623", "showlegend": true, "text": ["Subject: 5552729_MR-EI_Fetal_Neuro-26149163-20210623<br>Split Pair: S1-S2<br>Abs Diff: 2492.3 mm³<br>Rel Diff: 2.4%", "Subject: 5552729_MR-EI_Fetal_Neuro-26149163-20210623<br>Split Pair: S1-S3<br>Abs Diff: 2597.5 mm³<br>Rel Diff: 2.5%", "Subject: 5552729_MR-EI_Fetal_Neuro-26149163-20210623<br>Split Pair: S1-S4<br>Abs Diff: 1045.9 mm³<br>Rel Diff: 1.0%", "Subject: 5552729_MR-EI_Fetal_Neuro-26149163-20210623<br>Split Pair: S2-S3<br>Abs Diff: 105.1 mm³<br>Rel Diff: 0.1%", "Subject: 5552729_MR-EI_Fetal_Neuro-26149163-20210623<br>Split Pair: S2-S4<br>Abs Diff: 1446.4 mm³<br>Rel Diff: 1.4%", "Subject: 5552729_MR-EI_Fetal_Neuro-26149163-20210623<br>Split Pair: S3-S4<br>Abs Diff: 1551.6 mm³<br>Rel Diff: 1.5%"], "type": "scatter", "x": [26.1, 26.1, 26.1, 26.1, 26.1, 26.1], "y": [2492.0, 2597.0, 1046.0, 105.1, 1446.0, 1552.0]}, {"hoverinfo": "skip", "legendgroup": "5552729_MR-EI_Fetal_Neuro-26149163-20210623", "line": {"color": "#1616A7", "dash": "solid", "width": 2}, "mode": "lines", "showlegend": false, "type": "scatter", "x": [26.1, 26.1], "y": [105.1, 2597.0]}, {"hoverinfo": "text", "legendgroup": "FCB090_2016.07.24-029Y-MR_EI_Fetal_Neuro-12836", "marker": {"color": "#DA60CA", "line": {"color": "black", "width": 1}, "opacity": 0.7, "size": 10}, "mode": "markers", "name": "FCB090_2016.07.24-029Y-MR_EI_Fetal_Neuro-12836", "showlegend": true, "text": ["Subject: FCB090_2016.07.24-029Y-MR_EI_Fetal_Neuro-12836<br>Split Pair: S1-S2<br>Abs Diff: 56.4 mm³<br>Rel Diff: 0.0%", "Subject: FCB090_2016.07.24-029Y-MR_EI_Fetal_Neuro-12836<br>Split Pair: S1-S3<br>Abs Diff: 238.6 mm³<br>Rel Diff: 0.2%", "Subject: FCB090_2016.07.24-029Y-MR_EI_Fetal_Neuro-12836<br>Split Pair: S1-S4<br>Abs Diff: 143.6 mm³<br>Rel Diff: 0.1%", "Subject: FCB090_2016.07.24-029Y-MR_EI_Fetal_Neuro-12836<br>Split Pair: S2-S3<br>Abs Diff: 182.2 mm³<br>Rel Diff: 0.1%", "Subject: FCB090_2016.07.24-029Y-MR_EI_Fetal_Neuro-12836<br>Split Pair: S2-S4<br>Abs Diff: 87.2 mm³<br>Rel Diff: 0.1%", "Subject: FCB090_2016.07.24-029Y-MR_EI_Fetal_Neuro-12836<br>Split Pair: S3-S4<br>Abs Diff: 95.0 mm³<br>Rel Diff: 0.1%"], "type": "scatter", "x": [28.57, 28.57, 28.57, 28.57, 28.57, 28.57], "y": [56.41, 238.6, 143.6, 182.2, 87.19, 94.97]}, {"hoverinfo": "skip", "legendgroup": "FCB090_2016.07.24-029Y-MR_EI_Fetal_Neuro-12836", "line": {"color": "#DA60CA", "dash": "solid", "width": 2}, "mode": "lines", "showlegend": false, "type": "scatter", "x": [28.57, 28.57], "y": [56.41, 238.6]}, {"hoverinfo": "text", "legendgroup": "FCB147_2019.05.08-036Y-MR_EI_Fetal_Neuro-29187", "marker": {"color": "#6C4516", "line": {"color": "black", "width": 1}, "opacity": 0.7, "size": 10}, "mode": "markers", "name": "FCB147_2019.05.08-036Y-MR_EI_Fetal_Neuro-29187", "showlegend": true, "text": ["Subject: FCB147_2019.05.08-036Y-MR_EI_Fetal_Neuro-29187<br>Split Pair: S1-S2<br>Abs Diff: 497.2 mm³<br>Rel Diff: 0.3%", "Subject: FCB147_2019.05.08-036Y-MR_EI_Fetal_Neuro-29187<br>Split Pair: S1-S3<br>Abs Diff: 482.1 mm³<br>Rel Diff: 0.3%", "Subject: FCB147_2019.05.08-036Y-MR_EI_Fetal_Neuro-29187<br>Split Pair: S1-S4<br>Abs Diff: 48.8 mm³<br>Rel Diff: 0.0%", "Subject: FCB147_2019.05.08-036Y-MR_EI_Fetal_Neuro-29187<br>Split Pair: S2-S3<br>Abs Diff: 15.0 mm³<br>Rel Diff: 0.0%", "Subject: FCB147_2019.05.08-036Y-MR_EI_Fetal_Neuro-29187<br>Split Pair: S2-S4<br>Abs Diff: 546.0 mm³<br>Rel Diff: 0.3%", "Subject: FCB147_2019.05.08-036Y-MR_EI_Fetal_Neuro-29187<br>Split Pair: S3-S4<br>Abs Diff: 531.0 mm³<br>Rel Diff: 0.3%"], "type": "scatter", "x": [30.71, 30.71, 30.71, 30.71, 30.71, 30.71], "y": [497.2, 482.1, 48.83, 15.05, 546.0, 531.0]}, {"hoverinfo": "skip", "legendgroup": "FCB147_2019.05.08-036Y-MR_EI_Fetal_Neuro-29187", "line": {"color": "#6C4516", "dash": "solid", "width": 2}, "mode": "lines", "showlegend": false, "type": "scatter", "x": [30.71, 30.71], "y": [15.05, 546.0]}, {"hoverinfo": "text", "legendgroup": "FCB070_2015.11.16-032Y-MR_EI_Fetal_Neuro-5581", "marker": {"color": "#0D2A63", "line": {"color": "black", "width": 1}, "opacity": 0.7, "size": 10}, "mode": "markers", "name": "FCB070_2015.11.16-032Y-MR_EI_Fetal_Neuro-5581", "showlegend": true, "text": ["Subject: FCB070_2015.11.16-032Y-MR_EI_Fetal_Neuro-5581<br>Split Pair: S1-S2<br>Abs Diff: 39.4 mm³<br>Rel Diff: 0.0%", "Subject: FCB070_2015.11.16-032Y-MR_EI_Fetal_Neuro-5581<br>Split Pair: S1-S3<br>Abs Diff: 667.9 mm³<br>Rel Diff: 0.3%", "Subject: FCB070_2015.11.16-032Y-MR_EI_Fetal_Neuro-5581<br>Split Pair: S1-S4<br>Abs Diff: 280.1 mm³<br>Rel Diff: 0.1%", "Subject: FCB070_2015.11.16-032Y-MR_EI_Fetal_Neuro-5581<br>Split Pair: S2-S3<br>Abs Diff: 707.3 mm³<br>Rel Diff: 0.3%", "Subject: FCB070_2015.11.16-032Y-MR_EI_Fetal_Neuro-5581<br>Split Pair: S2-S4<br>Abs Diff: 240.7 mm³<br>Rel Diff: 0.1%", "Subject: FCB070_2015.11.16-032Y-MR_EI_Fetal_Neuro-5581<br>Split Pair: S3-S4<br>Abs Diff: 948.0 mm³<br>Rel Diff: 0.4%"], "type": "scatter", "x": [32.29, 32.29, 32.29, 32.29, 32.29, 32.29], "y": [39.37, 667.9, 280.1, 707.3, 240.7, 948.0]}, {"hoverinfo": "skip", "legendgroup": "FCB070_2015.11.16-032Y-MR_EI_Fetal_Neuro-5581", "line": {"color": "#0D2A63", "dash": "solid", "width": 2}, "mode": "lines", "showlegend": false, "type": "scatter", "x": [32.29, 32.29], "y": [39.37, 948.0]}, {"hoverinfo": "skip", "line": {"color": "red", "dash": "dash", "width": 3}, "mode": "lines", "name": "Polynomial Fit (degree=2)", "type": "scatter", "x": [22.0, 22.11, 22.22, 22.32, 22.43, 22.54, 22.65, 22.76, 22.87, 22.97, 23.08, 23.19, 23.3, 23.41, 23.51, 23.62, 23.73, 23.84, 23.95, 24.06, 24.16, 24.27, 24.38, 24.49, 24.6, 24.7, 24.81, 24.92, 25.03, 25.14, 25.25, 25.35, 25.46, 25.57, 25.68, 25.79, 25.89, 26.0, 26.11, 26.22, 26.33, 26.44, 26.54, 26.65, 26.76, 26.87, 26.98, 27.08, 27.19, 27.3, 27.41, 27.52, 27.63, 27.73, 27.84, 27.95, 28.06, 28.17, 28.27, 28.38, 28.49, 28.6, 28.71, 28.82, 28.92, 29.03, 29.14, 29.25, 29.36, 29.46, 29.57, 29.68, 29.79, 29.9, 30.01, 30.11, 30.22, 30.33, 30.44, 30.55, 30.65, 30.76, 30.87, 30.98, 31.09, 31.2, 31.3, 31.41, 31.52, 31.63, 31.74, 31.84, 31.95, 32.06, 32.17, 32.28, 32.39, 32.49, 32.6, 32.71], "y": [517.7, 517.5, 517.3, 517.1, 516.9, 516.6, 516.3, 516.0, 515.6, 515.2, 514.8, 514.3, 513.9, 513.4, 512.8, 512.3, 511.7, 511.0, 510.4, 509.7, 509.0, 508.3, 507.5, 506.7, 505.9, 505.0, 504.1, 503.2, 502.3, 501.3, 500.3, 499.3, 498.2, 497.1, 496.0, 494.9, 493.7, 492.5, 491.2, 490.0, 488.7, 487.4, 486.0, 484.6, 483.2, 481.8, 480.3, 478.8, 477.3, 475.7, 474.1, 472.5, 470.9, 469.2, 467.5, 465.8, 464.0, 462.2, 460.4, 458.6, 456.7, 454.8, 452.9, 450.9, 448.9, 446.9, 444.8, 442.7, 440.6, 438.5, 436.3, 434.1, 431.9, 429.7, 427.4, 425.1, 422.7, 420.3, 417.9, 415.5, 413.1, 410.6, 408.1, 405.5, 402.9, 400.3, 397.7, 395.0, 392.3, 389.6, 386.9, 384.1, 381.3, 378.4, 375.6, 372.7, 369.8, 366.8, 363.8, 360.8]}, {"fill": "toself", "fillcolor": "rgba(255, 0, 0, 0.1)", "hoverinfo": "skip", "line": {"color": "rgba(255,0,0,0)"}, "name": "95% CI", "type": "scatter", "x": {"elided": "200 float values"}, "y": {"elided": "200 float values"}}], "layout": {"height": 700, "hovermode": "closest", "legend": {"font": {"size": 9}, "x": 1.02, "xanchor": "left", "y": 0.99, "yanchor": "top"}, "title": {"font": {"size": 16}, "text": "Total Brain Volume: Absolute Difference Between Splits vs GA<br><sub>r = -0.090, p = 0.296, N = 23 subject-sessions</sub>"}, "width": 1100, "xaxis": {"title": {"text": "Gestational Age (weeks)"}}, "yaxis": {"title": {"text": "Absolute Volume Difference (mm³)"}}}}
